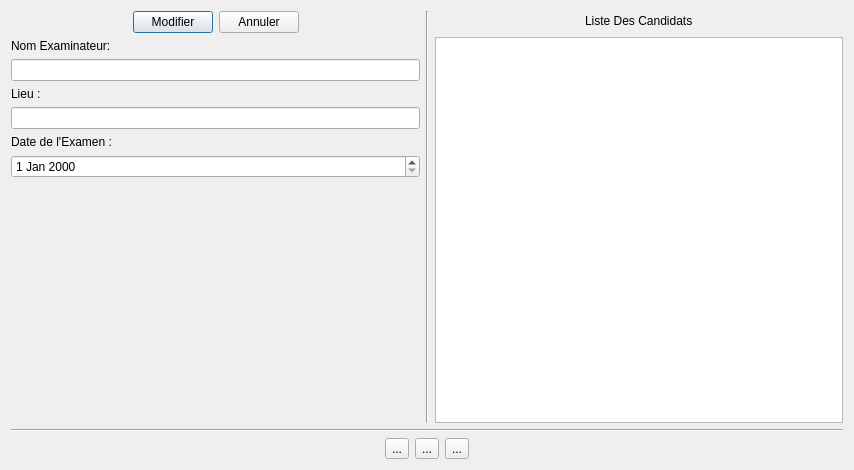
<?xml version="1.0" encoding="UTF-8"?>
<ui version="4.0">
 <class>detailsExam</class>
 <widget class="QDialog" name="detailsExam">
  <property name="geometry">
   <rect>
    <x>0</x>
    <y>0</y>
    <width>854</width>
    <height>470</height>
   </rect>
  </property>
  <property name="windowTitle">
   <string>Dialog</string>
  </property>
  <layout class="QGridLayout" name="gridLayout">
   <item row="0" column="0">
    <layout class="QVBoxLayout" name="verticalLayout_2">
     <item>
      <layout class="QHBoxLayout" name="horizontalLayout_2">
       <item>
        <layout class="QVBoxLayout" name="verticalLayout">
         <item>
          <layout class="QHBoxLayout" name="horizontalLayout">
           <item>
            <spacer name="horizontalSpacer_6">
             <property name="orientation">
              <enum>Qt::Horizontal</enum>
             </property>
             <property name="sizeHint" stdset="0">
              <size>
               <width>40</width>
               <height>20</height>
              </size>
             </property>
            </spacer>
           </item>
           <item>
            <widget class="QPushButton" name="pushButton_modifier">
             <property name="text">
              <string>Modifier</string>
             </property>
            </widget>
           </item>
           <item>
            <widget class="QPushButton" name="pushButton_annuler">
             <property name="text">
              <string>Annuler</string>
             </property>
            </widget>
           </item>
           <item>
            <spacer name="horizontalSpacer_5">
             <property name="orientation">
              <enum>Qt::Horizontal</enum>
             </property>
             <property name="sizeHint" stdset="0">
              <size>
               <width>40</width>
               <height>20</height>
              </size>
             </property>
            </spacer>
           </item>
          </layout>
         </item>
         <item>
          <layout class="QVBoxLayout" name="verticalLayout_13">
           <item>
            <layout class="QVBoxLayout" name="verticalLayout_4">
             <item>
              <widget class="QLabel" name="label_Code_2">
               <property name="text">
                <string>Nom Examinateur:</string>
               </property>
              </widget>
             </item>
             <item>
              <widget class="QLineEdit" name="lineEdit_nomExaminateur"/>
             </item>
            </layout>
           </item>
           <item>
            <layout class="QVBoxLayout" name="verticalLayout_5">
             <item>
              <widget class="QLabel" name="label_Nom_2">
               <property name="text">
                <string>Lieu :</string>
               </property>
              </widget>
             </item>
             <item>
              <widget class="QLineEdit" name="lineEdit_Lieu"/>
             </item>
            </layout>
           </item>
           <item>
            <layout class="QVBoxLayout" name="verticalLayout_7">
             <item>
              <widget class="QLabel" name="label_7">
               <property name="text">
                <string>Date de l'Examen :</string>
               </property>
              </widget>
             </item>
             <item>
              <widget class="QDateEdit" name="dateEdit_Date"/>
             </item>
            </layout>
           </item>
          </layout>
         </item>
         <item>
          <spacer name="verticalSpacer">
           <property name="orientation">
            <enum>Qt::Vertical</enum>
           </property>
           <property name="sizeHint" stdset="0">
            <size>
             <width>20</width>
             <height>40</height>
            </size>
           </property>
          </spacer>
         </item>
        </layout>
       </item>
       <item>
        <widget class="Line" name="line_2">
         <property name="orientation">
          <enum>Qt::Vertical</enum>
         </property>
        </widget>
       </item>
       <item>
        <layout class="QVBoxLayout" name="verticalLayout_15">
         <item>
          <layout class="QHBoxLayout" name="horizontalLayout_6">
           <item>
            <spacer name="horizontalSpacer_7">
             <property name="orientation">
              <enum>Qt::Horizontal</enum>
             </property>
             <property name="sizeHint" stdset="0">
              <size>
               <width>40</width>
               <height>20</height>
              </size>
             </property>
            </spacer>
           </item>
           <item>
            <widget class="QLabel" name="label">
             <property name="text">
              <string>Liste Des Candidats</string>
             </property>
            </widget>
           </item>
           <item>
            <spacer name="horizontalSpacer_8">
             <property name="orientation">
              <enum>Qt::Horizontal</enum>
             </property>
             <property name="sizeHint" stdset="0">
              <size>
               <width>40</width>
               <height>20</height>
              </size>
             </property>
            </spacer>
           </item>
          </layout>
         </item>
         <item>
          <widget class="QTableWidget" name="tableWidget"/>
         </item>
        </layout>
       </item>
      </layout>
     </item>
     <item>
      <widget class="Line" name="line_5">
       <property name="orientation">
        <enum>Qt::Horizontal</enum>
       </property>
      </widget>
     </item>
     <item>
      <layout class="QHBoxLayout" name="horizontalLayout_10">
       <item>
        <spacer name="horizontalSpacer_10">
         <property name="orientation">
          <enum>Qt::Horizontal</enum>
         </property>
         <property name="sizeHint" stdset="0">
          <size>
           <width>40</width>
           <height>20</height>
          </size>
         </property>
        </spacer>
       </item>
       <item>
        <layout class="QHBoxLayout" name="horizontalLayout_7">
         <item>
          <widget class="QToolButton" name="toolButton">
           <property name="text">
            <string>...</string>
           </property>
          </widget>
         </item>
         <item>
          <widget class="QToolButton" name="toolButton_2">
           <property name="text">
            <string>...</string>
           </property>
          </widget>
         </item>
         <item>
          <widget class="QToolButton" name="toolButton_3">
           <property name="minimumSize">
            <size>
             <width>0</width>
             <height>0</height>
            </size>
           </property>
           <property name="text">
            <string>...</string>
           </property>
          </widget>
         </item>
        </layout>
       </item>
       <item>
        <spacer name="horizontalSpacer_9">
         <property name="orientation">
          <enum>Qt::Horizontal</enum>
         </property>
         <property name="sizeHint" stdset="0">
          <size>
           <width>40</width>
           <height>20</height>
          </size>
         </property>
        </spacer>
       </item>
      </layout>
     </item>
    </layout>
   </item>
  </layout>
 </widget>
 <resources/>
 <connections/>
</ui>
